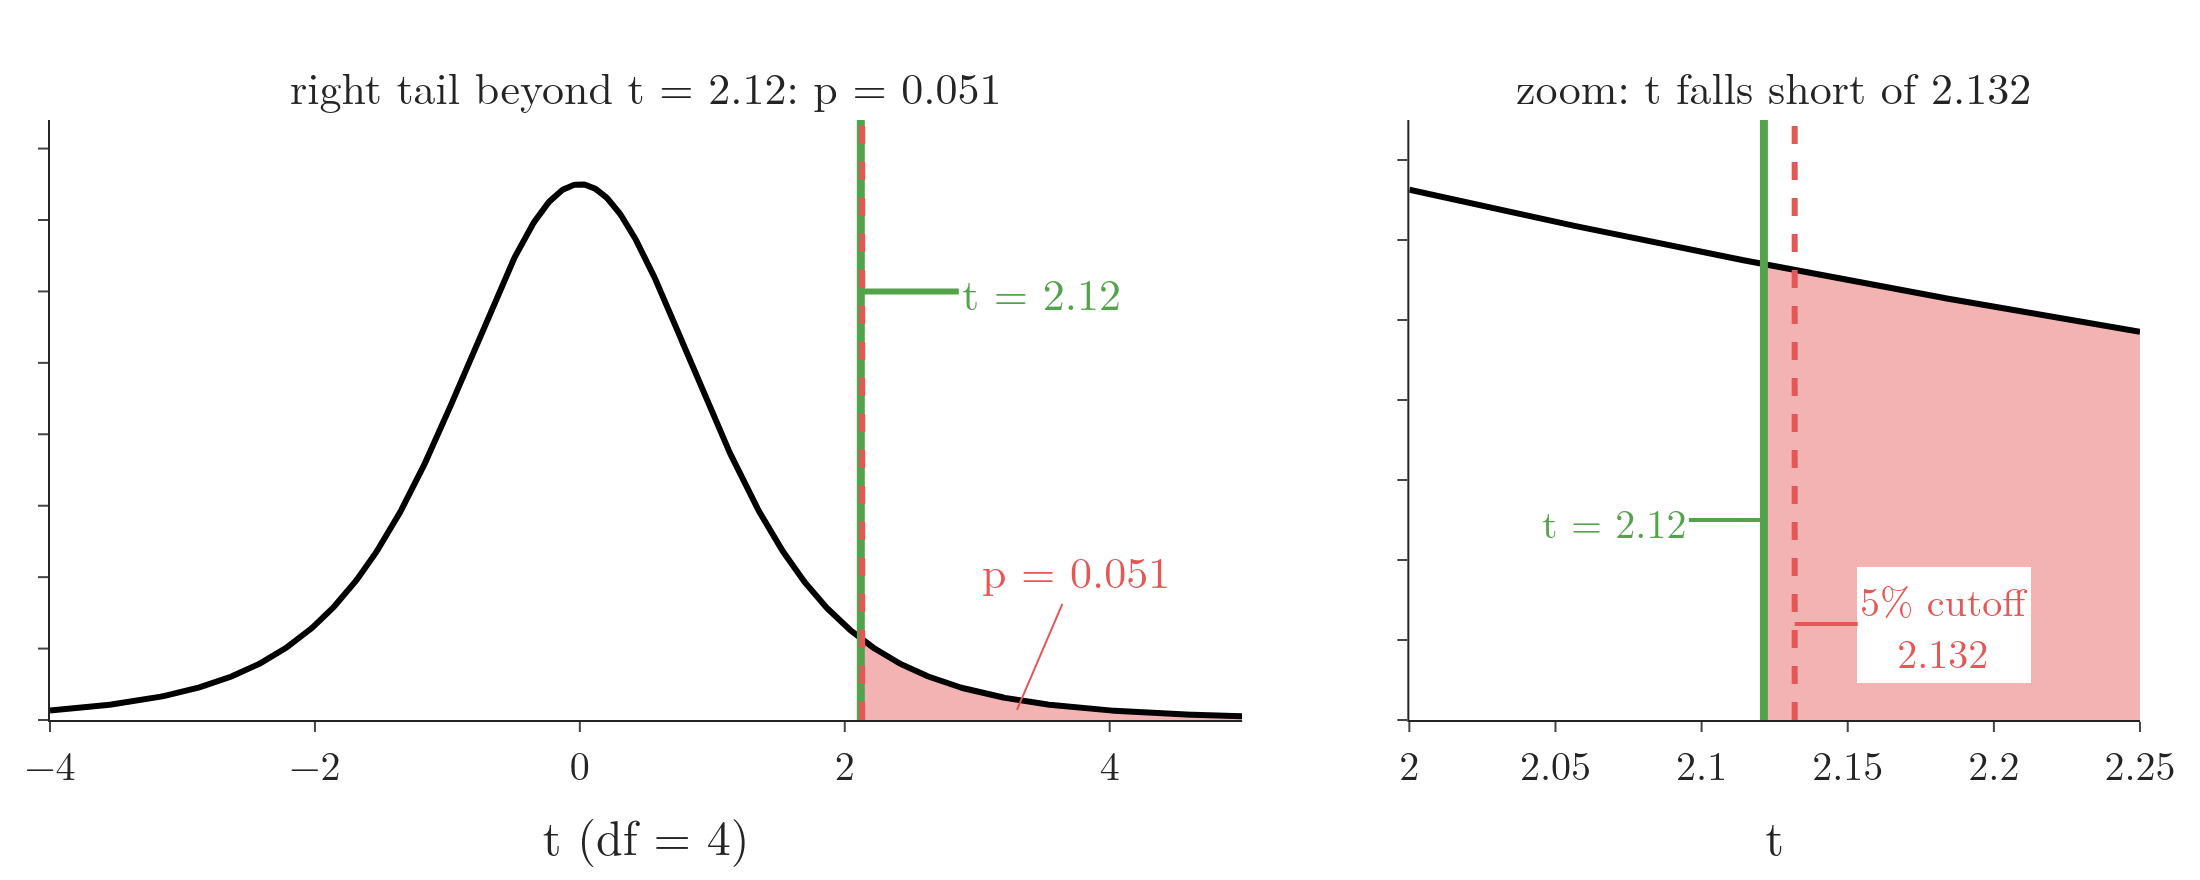

Source code (Python):
"""Five lessons (7, 9, 5, 11, 13 minutes) against H0: mu = 6, right-tailed: t = 2.12 on Student's t with 4 degrees
of freedom. The p-value 0.051 is the red tail; the 5 percent critical value 2.132 is just to its right (zoomed
in the right panel)."""
from pathlib import Path

import numpy as np
from plotly.subplots import make_subplots
from scipy import stats

here = Path(__file__).parent
GREEN, RED = "#54A24B", "#E45756"
v = np.array([7, 9, 5, 11, 13])
t = (v.mean() - 6) / (v.std(ddof=1) / np.sqrt(5))
p, crit = stats.t.sf(t, 4), stats.t.ppf(0.95, 4)
assert round(t, 2) == 2.12 and round(p, 3) == 0.051 and round(crit, 3) == 2.132
fig = make_subplots(rows=1, cols=2, column_widths=[0.62, 0.38], horizontal_spacing=0.08,
                    subplot_titles=["right tail beyond t = 2.12: p = 0.051", "zoom: t falls short of 2.132"])
for col, x in ((1, np.linspace(-4, 5, 700)), (2, np.linspace(2.0, 2.25, 200))):
    s = x[x >= t]
    fig.add_scatter(x=s, y=stats.t.pdf(s, 4), fill="tozeroy", fillcolor="rgba(228,87,86,0.45)", line_width=0,
                    row=1, col=col)
    fig.add_scatter(x=x, y=stats.t.pdf(x, 4), mode="lines", line=dict(color="black", width=3), row=1, col=col)
    fig.add_vline(x=t, line=dict(color=GREEN, width=4), opacity=1, row=1, col=col)
    fig.add_vline(x=crit, line=dict(color=RED, width=3, dash="dash"), opacity=1, row=1, col=col)
fig.add_annotation(x=t, y=0.3, ax=90, ay=0, text="t = 2.12", arrowcolor=GREEN, arrowwidth=3,
                   font=dict(size=22, color=GREEN), row=1, col=1)
fig.add_annotation(x=3.3, y=stats.t.pdf(3.3, 4) / 2, ax=30, ay=-70, text="p = 0.051", arrowcolor=RED,
                   font=dict(size=22, color=RED), row=1, col=1)
fig.add_annotation(x=t, y=0.025, ax=-75, ay=0, text="t = 2.12", arrowcolor=GREEN, arrowwidth=2,
                   font=dict(size=20, color=GREEN), bgcolor="white", row=1, col=2)
fig.add_annotation(x=crit, y=0.012, ax=75, ay=0, text="5% cutoff<br>2.132", arrowcolor=RED, arrowwidth=2,
                   font=dict(size=20, color=RED), bgcolor="white", row=1, col=2)
fig.update_xaxes(title_text="t (df = 4)", range=[-4, 5], row=1, col=1)
fig.update_xaxes(title_text="t", range=[2.0, 2.25], dtick=0.05, row=1, col=2)
fig.update_yaxes(showticklabels=False, range=[0, 0.42], row=1, col=1)
fig.update_yaxes(showticklabels=False, range=[0, 0.075], row=1, col=2)
fig.update_layout(template="simple_white", width=1100, height=440, showlegend=False,
                  font=dict(family="Latin Modern Roman", size=20), margin=dict(l=20, r=20, t=60, b=60))
for a in fig.layout.annotations[:2]:
    a.font.size = 22
fig.write_image(here / "lessons_t.png", scale=2)
fig.write_image(here / "lessons_t.pdf")
